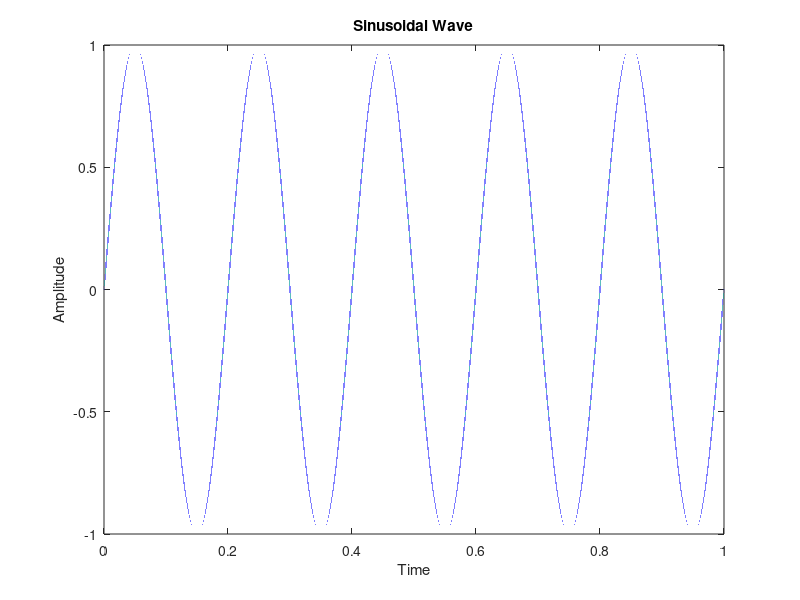

Here is the MATLAB script that generated this plot:
a=1;
f=5;
t=0:.000001:1;
y=a*sin(2*pi*f*t);

plot(t,y);
title('Sinusoidal Wave');
xlabel('Time');
ylabel('Amplitude');
grid off;
